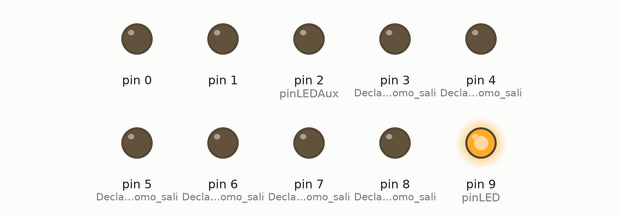
Bench run of a sketch on a simulated Arduino Uno, built with avr-gcc and run on an emulated ATmega328P. On the bench: output pins drawn as LEDs (lit = HIGH).

Above: at 0.05 s.
At 1.25 s:
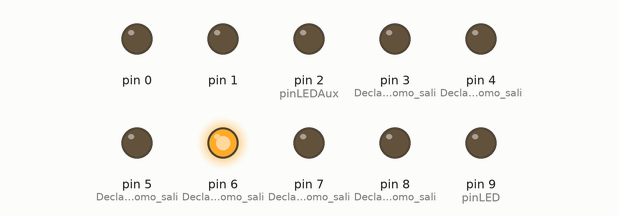
At 2.3 s:
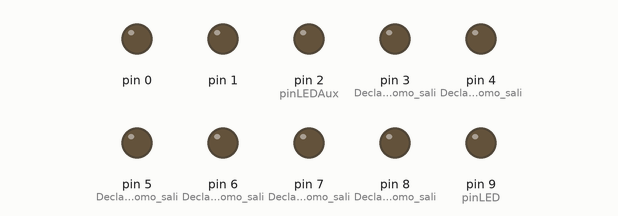
At 4.55 s:
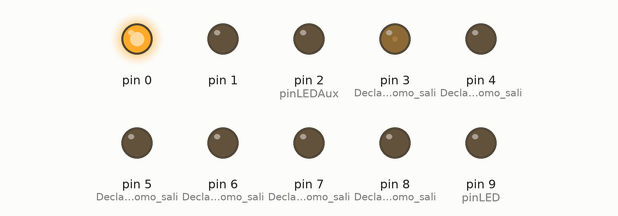
At 6.7 s:
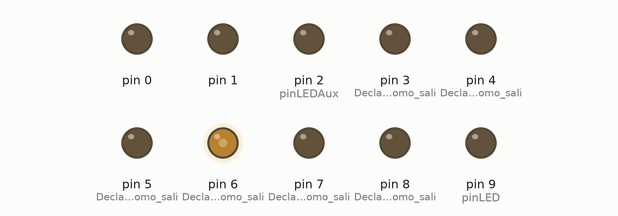
At 9.1 s:
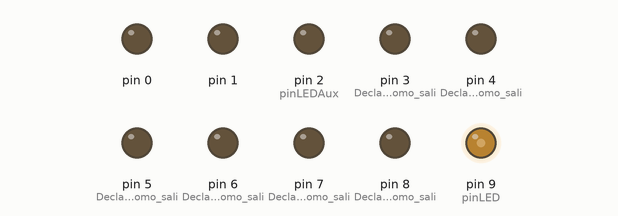
Timing chart, 0 to 12.0 s (numbered marks = the images above):
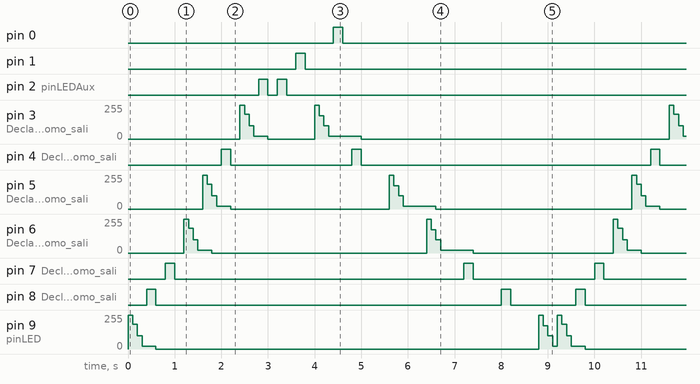

Measured:
- by itself, pin 0, pin 1: alternates HIGH for 0.20 s and LOW for 9.0 s
- by itself, pin 2 (pinLEDAux): repeats every 9.2 s: LOW 0.20 s, HIGH 0.20 s, LOW 8.6 s, HIGH 0.20 s
- by itself, pin 4 (Declarar_el_LED_como_sali): repeats every 9.2 s: LOW 2.6 s, HIGH 0.20 s, LOW 6.2 s, HIGH 0.20 s
- by itself, pin 7 (Declarar_el_LED_como_sali): repeats every 9.2 s: LOW 6.2 s, HIGH 0.20 s, LOW 2.6 s, HIGH 0.20 s
- by itself, pin 8 (Declarar_el_LED_como_sali): repeats every 9.2 s: LOW 7.4 s, HIGH 0.20 s, LOW 1.4 s, HIGH 0.20 s
- by itself, pin 9 (pinLED): repeats every 9.2 s: 185/255 0.10 s, 100/255 0.10 s, 20/255 0.30 s, 0/255 8.2 s, 255/255 0.10 s, 175/255 0.10 s, 100/255 0.10 s, 20/255 0.10 s, 255/255 0.10 s
- by itself, pin 3 (Declarar_el_LED_como_sali): repeats every 9.2 s: 185/255 0.10 s, 100/255 0.10 s, 20/255 0.30 s, 0/255 1.0 s, 255/255 0.10 s, 175/255 0.10 s, 100/255 0.10 s, 20/255 0.70 s, 0/255 6.6 s, 255/255 0.10 s

The sketch:

3_Secuencia_Coche_Fantastico.ino
```cpp
/*
  Código Realizado por: Grupo de Laboratorio 1
  Título: 3. Secuencia del Coche Fantastico
  Asignatura: Periféricos
      USAL 2018 - 2019
*/

int salidaLED = 0; // LED APAGADO = 0, LED ENCENDIDO = 1
int pinLED = 9; // Pin LED inicial de la secuencia
int pinLEDAux = 2; // Pin LED final de la secuencia
void setup()
{
  pinMode(9, OUTPUT); // Declarar el LED como salida en el pin 9
  pinMode(8, OUTPUT); // Declarar el LED como salida en el pin 8
  pinMode(7, OUTPUT); // Declarar el LED como salida en el pin 7
  pinMode(6, OUTPUT); // Declarar el LED como salida en el pin 6
  pinMode(5, OUTPUT); // Declarar el LED como salida en el pin 5
  pinMode(4, OUTPUT); // Declarar el LED como salida en el pin 4
  pinMode(3, OUTPUT); // Declarar el LED como salida en el pin 3
  pinMode(2, OUTPUT); // Declarar el LED como salida en el pin 2

}

void loop()
{
  if(pinLED < 2) // Termina la secuencia de 9-2 y comienza la secuencia 2-9
  {
    if (pinLEDAux > 9) pinLEDAux = 2; // Cuando termine la primera vuelta atrás, se reinicia el valor

    analogWrite(pinLEDAux,255); // Iluminación "máxima", considerada, del LED
    delay(100);
    analogWrite(pinLEDAux,175); // Iluminación "casi máxima", considerada, del LED
    delay(100);

    if(pinLEDAux!=2)  analogWrite(pinLEDAux-1,0); // Apagar el LED anterior

    analogWrite(pinLEDAux,100); // Iluminación "media", considerada, del LED
    delay(100);
    analogWrite(pinLEDAux,20); // Iluminación "mínima", considerada, del LED
    delay(100);

    pinLEDAux++; // Pasamos al LED siguiente, uno más

    if(pinLEDAux > 9) pinLED = 9; // Si termina la secuencia 9-2, vuelve a empezar desde el principio
  }

  analogWrite(pinLED,255); // Iluminación "máxima", considerada, del LED
  delay(100);
  analogWrite(pinLED,185); // Iluminación "casi máxima", considerada, del LED
  delay(100);

  if(pinLED!=9) analogWrite(pinLED+1,0); // Apagar el LED siguiente

  analogWrite(pinLED,100); // Iluminación "media", considerada, del LED
  delay(100);
  analogWrite(pinLED,20); // Iluminación "mínima", considerada, del LED
  delay(100);

  pinLED--; // Pasamos al LED siguiente, uno menos
}
```
